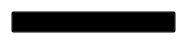
<?xml version="1.0" encoding="UTF-8"?>
<ui version="4.0">
 <class>VectorIntensityNode</class>
 <widget class="QWidget" name="VectorIntensityNode">
  <property name="geometry">
   <rect>
    <x>0</x>
    <y>0</y>
    <width>187</width>
    <height>50</height>
   </rect>
  </property>
  <property name="windowTitle">
   <string>Form</string>
  </property>
  <property name="styleSheet">
   <string notr="true">background-color: rgba(0,0,0,0);</string>
  </property>
  <layout class="QVBoxLayout" name="verticalLayout">
   <item>
    <widget class="QComboBox" name="mode">
     <property name="currentIndex">
      <number>4</number>
     </property>
     <item>
      <property name="text">
       <string>Red</string>
      </property>
     </item>
     <item>
      <property name="text">
       <string>Green</string>
      </property>
     </item>
     <item>
      <property name="text">
       <string>Blue</string>
      </property>
     </item>
     <item>
      <property name="text">
       <string>Alpha</string>
      </property>
     </item>
     <item>
      <property name="text">
       <string>Average</string>
      </property>
     </item>
     <item>
      <property name="text">
       <string>Min</string>
      </property>
     </item>
     <item>
      <property name="text">
       <string>Max</string>
      </property>
     </item>
    </widget>
   </item>
   <item>
    <spacer name="verticalSpacer">
     <property name="orientation">
      <enum>Qt::Vertical</enum>
     </property>
     <property name="sizeHint" stdset="0">
      <size>
       <width>20</width>
       <height>40</height>
      </size>
     </property>
    </spacer>
   </item>
  </layout>
 </widget>
 <resources/>
 <connections/>
</ui>
